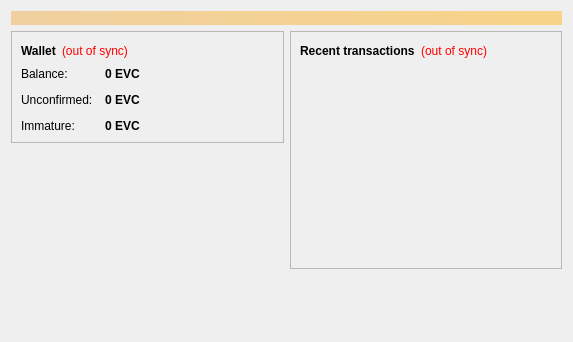
<?xml version="1.0" encoding="UTF-8"?>
<ui version="4.0">
 <class>OverviewPage</class>
 <widget class="QWidget" name="OverviewPage">
  <property name="geometry">
   <rect>
    <x>0</x>
    <y>0</y>
    <width>573</width>
    <height>342</height>
   </rect>
  </property>
  <property name="windowTitle">
   <string>Form</string>
  </property>
  <layout class="QVBoxLayout" name="topLayout">
   <item>
    <widget class="QLabel" name="labelAlerts">
     <property name="visible">
      <bool>false</bool>
     </property>
     <property name="styleSheet">
      <string notr="true">background-color: qlineargradient(x1: 0, y1: 0, x2: 1, y2: 0, stop:0 #F0D0A0, stop:1 #F8D488); color:#000000;</string>
     </property>
     <property name="wordWrap">
      <bool>true</bool>
     </property>
     <property name="margin">
      <number>3</number>
     </property>
    </widget>
   </item>
   <item>
    <layout class="QHBoxLayout" name="horizontalLayout" stretch="1,1">
     <item>
      <layout class="QVBoxLayout" name="verticalLayout_2">
       <item>
        <widget class="QFrame" name="frame">
         <property name="frameShape">
          <enum>QFrame::StyledPanel</enum>
         </property>
         <property name="frameShadow">
          <enum>QFrame::Raised</enum>
         </property>
         <layout class="QVBoxLayout" name="verticalLayout_4">
          <item>
           <layout class="QHBoxLayout" name="horizontalLayout_4">
            <item>
             <widget class="QLabel" name="label_5">
              <property name="font">
               <font>
                <weight>75</weight>
                <bold>true</bold>
               </font>
              </property>
              <property name="text">
               <string>Wallet</string>
              </property>
             </widget>
            </item>
            <item>
             <widget class="QLabel" name="labelWalletStatus">
              <property name="toolTip">
               <string>The displayed information may be out of date. Your wallet automatically synchronizes with the Evcoin network after a connection is established, but this process has not completed yet.</string>
              </property>
              <property name="styleSheet">
               <string notr="true">QLabel { color: red; }</string>
              </property>
              <property name="text">
               <string notr="true">(out of sync)</string>
              </property>
              <property name="alignment">
               <set>Qt::AlignLeading|Qt::AlignLeft|Qt::AlignVCenter</set>
              </property>
             </widget>
            </item>
            <item>
             <spacer name="horizontalSpacer_2">
              <property name="orientation">
               <enum>Qt::Horizontal</enum>
              </property>
              <property name="sizeHint" stdset="0">
               <size>
                <width>40</width>
                <height>20</height>
               </size>
              </property>
             </spacer>
            </item>
           </layout>
          </item>
          <item>
           <layout class="QFormLayout" name="formLayout_2">
            <property name="fieldGrowthPolicy">
             <enum>QFormLayout::AllNonFixedFieldsGrow</enum>
            </property>
            <property name="horizontalSpacing">
             <number>12</number>
            </property>
            <property name="verticalSpacing">
             <number>12</number>
            </property>
            <item row="0" column="0">
             <widget class="QLabel" name="label">
              <property name="text">
               <string>Balance:</string>
              </property>
             </widget>
            </item>
            <item row="0" column="1">
             <widget class="QLabel" name="labelBalance">
              <property name="font">
               <font>
                <weight>75</weight>
                <bold>true</bold>
               </font>
              </property>
              <property name="cursor">
               <cursorShape>IBeamCursor</cursorShape>
              </property>
              <property name="toolTip">
               <string>Your current balance</string>
              </property>
              <property name="text">
               <string notr="true">0 EVC</string>
              </property>
              <property name="textInteractionFlags">
               <set>Qt::LinksAccessibleByMouse|Qt::TextSelectableByKeyboard|Qt::TextSelectableByMouse</set>
              </property>
             </widget>
            </item>
            <item row="1" column="0">
             <widget class="QLabel" name="label_3">
              <property name="text">
               <string>Unconfirmed:</string>
              </property>
             </widget>
            </item>
            <item row="1" column="1">
             <widget class="QLabel" name="labelUnconfirmed">
              <property name="font">
               <font>
                <weight>75</weight>
                <bold>true</bold>
               </font>
              </property>
              <property name="cursor">
               <cursorShape>IBeamCursor</cursorShape>
              </property>
              <property name="toolTip">
               <string>Total of transactions that have yet to be confirmed, and do not yet count toward the current balance</string>
              </property>
              <property name="text">
               <string notr="true">0 EVC</string>
              </property>
              <property name="textInteractionFlags">
               <set>Qt::LinksAccessibleByMouse|Qt::TextSelectableByKeyboard|Qt::TextSelectableByMouse</set>
              </property>
             </widget>
            </item>
            <item row="2" column="0">
             <widget class="QLabel" name="labelImmatureText">
              <property name="text">
               <string>Immature:</string>
              </property>
             </widget>
            </item>
            <item row="2" column="1">
             <widget class="QLabel" name="labelImmature">
              <property name="font">
               <font>
                <weight>75</weight>
                <bold>true</bold>
               </font>
              </property>
              <property name="toolTip">
               <string>Mined balance that has not yet matured</string>
              </property>
              <property name="text">
               <string notr="true">0 EVC</string>
              </property>
              <property name="textInteractionFlags">
               <set>Qt::LinksAccessibleByMouse|Qt::TextSelectableByKeyboard|Qt::TextSelectableByMouse</set>
              </property>
             </widget>
            </item>
           </layout>
          </item>
         </layout>
        </widget>
       </item>
       <item>
        <spacer name="verticalSpacer">
         <property name="orientation">
          <enum>Qt::Vertical</enum>
         </property>
         <property name="sizeHint" stdset="0">
          <size>
           <width>20</width>
           <height>40</height>
          </size>
         </property>
        </spacer>
       </item>
      </layout>
     </item>
     <item>
      <layout class="QVBoxLayout" name="verticalLayout_3">
       <item>
        <widget class="QFrame" name="frame_2">
         <property name="frameShape">
          <enum>QFrame::StyledPanel</enum>
         </property>
         <property name="frameShadow">
          <enum>QFrame::Raised</enum>
         </property>
         <layout class="QVBoxLayout" name="verticalLayout">
          <item>
           <layout class="QHBoxLayout" name="horizontalLayout_2">
            <item>
             <widget class="QLabel" name="label_4">
              <property name="text">
               <string>&lt;b&gt;Recent transactions&lt;/b&gt;</string>
              </property>
             </widget>
            </item>
            <item>
             <widget class="QLabel" name="labelTransactionsStatus">
              <property name="toolTip">
               <string>The displayed information may be out of date. Your wallet automatically synchronizes with the Evcoin network after a connection is established, but this process has not completed yet.</string>
              </property>
              <property name="styleSheet">
               <string notr="true">QLabel { color: red; }</string>
              </property>
              <property name="text">
               <string notr="true">(out of sync)</string>
              </property>
              <property name="alignment">
               <set>Qt::AlignRight|Qt::AlignTrailing|Qt::AlignVCenter</set>
              </property>
             </widget>
            </item>
            <item>
             <spacer name="horizontalSpacer">
              <property name="orientation">
               <enum>Qt::Horizontal</enum>
              </property>
              <property name="sizeHint" stdset="0">
               <size>
                <width>40</width>
                <height>20</height>
               </size>
              </property>
             </spacer>
            </item>
           </layout>
          </item>
          <item>
           <widget class="QListView" name="listTransactions">
            <property name="styleSheet">
             <string notr="true">QListView { background: transparent; }</string>
            </property>
            <property name="frameShape">
             <enum>QFrame::NoFrame</enum>
            </property>
            <property name="verticalScrollBarPolicy">
             <enum>Qt::ScrollBarAlwaysOff</enum>
            </property>
            <property name="horizontalScrollBarPolicy">
             <enum>Qt::ScrollBarAlwaysOff</enum>
            </property>
            <property name="selectionMode">
             <enum>QAbstractItemView::NoSelection</enum>
            </property>
           </widget>
          </item>
         </layout>
        </widget>
       </item>
       <item>
        <spacer name="verticalSpacer_2">
         <property name="orientation">
          <enum>Qt::Vertical</enum>
         </property>
         <property name="sizeHint" stdset="0">
          <size>
           <width>20</width>
           <height>40</height>
          </size>
         </property>
        </spacer>
       </item>
      </layout>
     </item>
    </layout>
   </item>
  </layout>
 </widget>
 <resources/>
 <connections/>
</ui>
